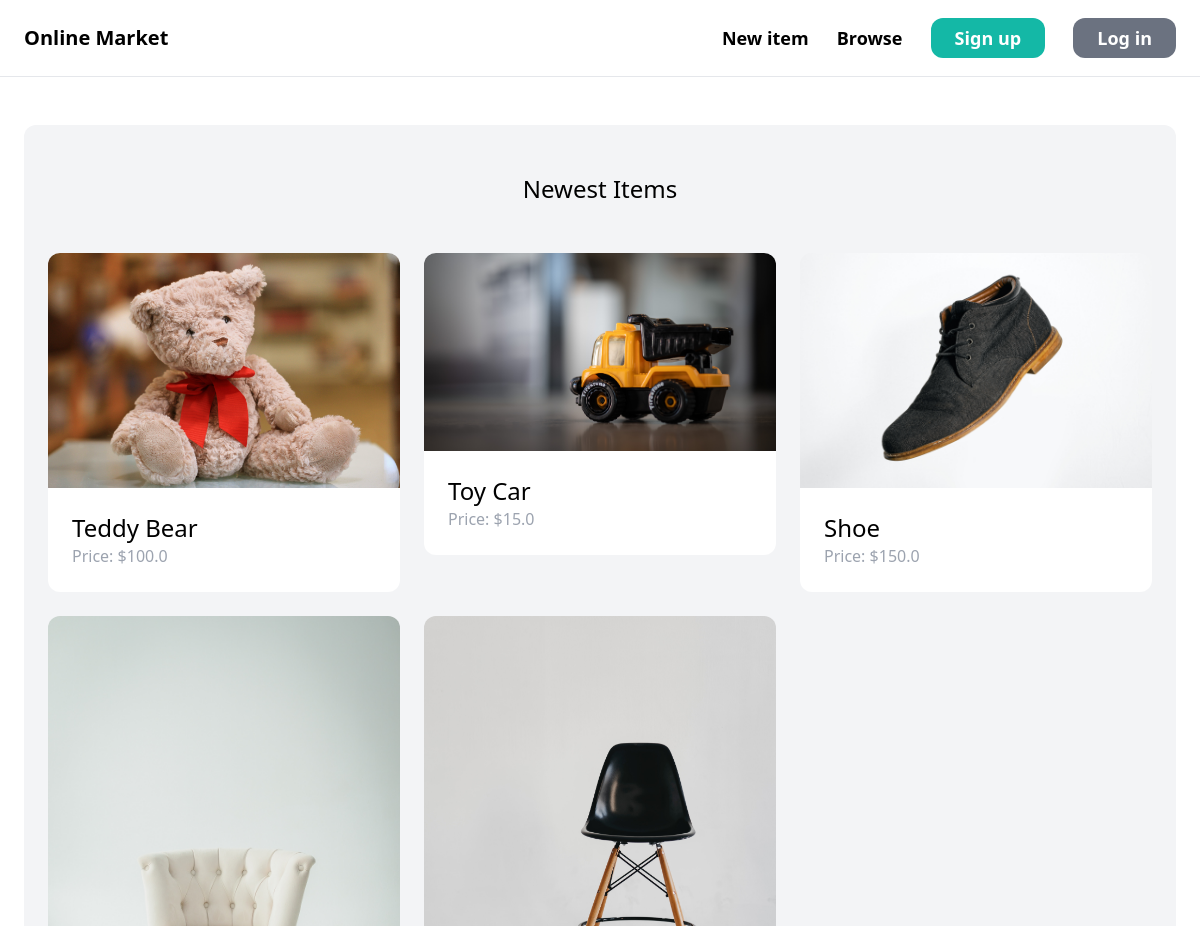
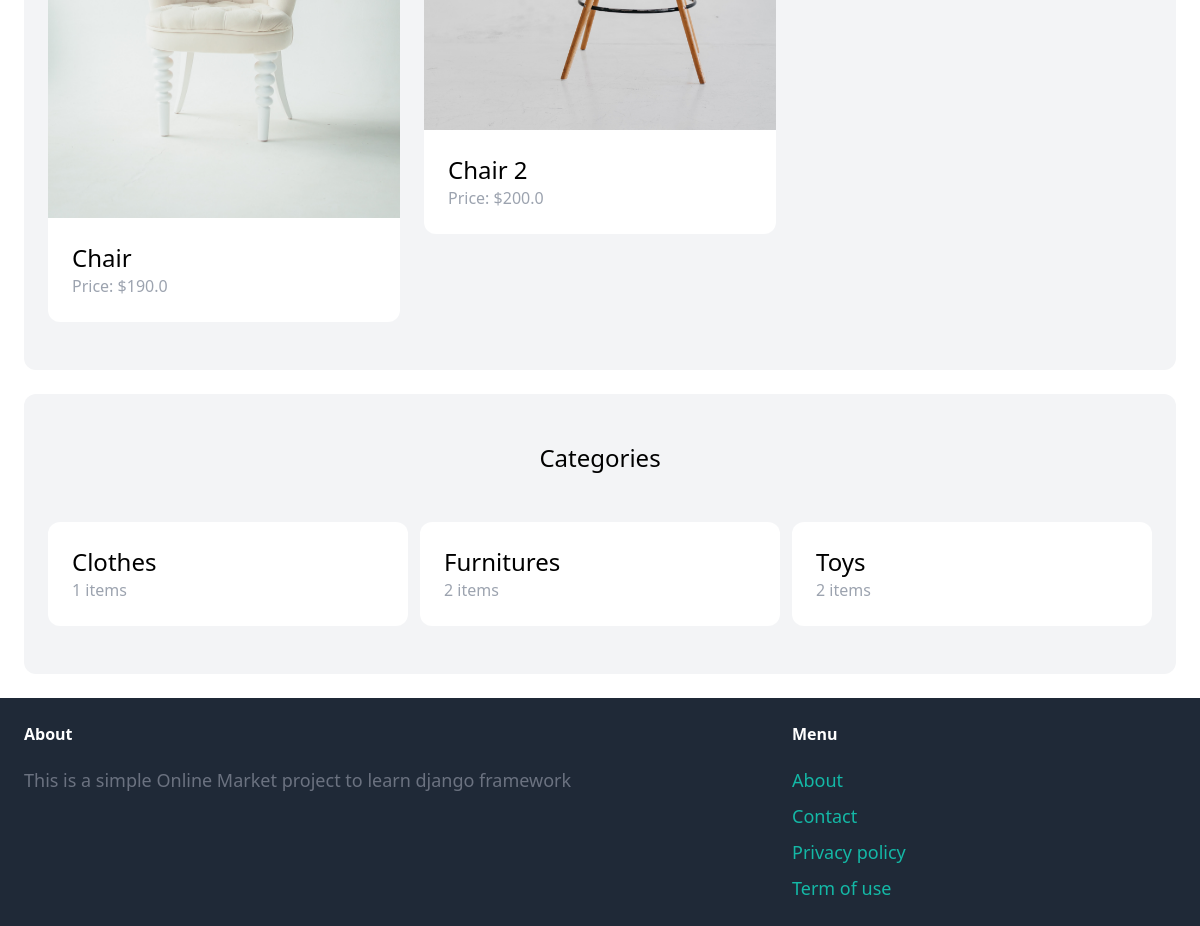
The page / on the database its author committed (2 pictures, top to bottom).
### item/models.py (models this page shows, shortened)
class Item(models.Model):
    category = models.ForeignKey(Category, related_name='items', on_delete=models.CASCADE)
    name = models.CharField(max_length=255)
    description = models.TextField(blank=True, null=True)
    price = models.FloatField()
    image = models.ImageField(upload_to='item_images',blank=True,null=True)
    is_sold = models.BooleanField(default=False)
    created_by = models.ForeignKey(User,related_name='items', on_delete=models.CASCADE)
    created_at = models.DateTimeField(auto_now_add=True)

class Category(models.Model):
    name = models.CharField(max_length=255)
    class Meta:
        ordering = ('name',)
        verbose_name_plural='Categories'#changes 'categorys'to'categories'

### core/views.py (the view)
# urls.py: path('', views.index),
def index(request):
    items = Item.objects.filter(is_sold=False)[0:6]  #this is an object
    categories = Category.objects.all()  #this is an object
    return render(request, 'core/index.html', {
        'category' : categories,
        'new_items' : items,
    })

### core/templates/core/index.html (shortened to what this page needs)
{% extends 'core/base.html' %}
{% block content %}
    <div class="mt-6 px-6 py-12 bg-gray-100 rounded-xl">
        <h2 class="mb-12 text-2xl text-center">Newest Items</h2>
        <div class="grid grid-cols-3 gap-6">
            {% for item2 in new_items %}
            <div>
                <a href="{% url 'item:product-detail' item2.id %}">
                    <div>
                        <img src="{{ item2.image.url }}" alt="image" class="rounded-t-xl">
                    </div>
                    <div class="p-6 bg-white rounded-b-xl">
                        <h2 class="text-2xl">{{ item2.name }}</h2>
                        <p class="text-gray-400">Price: ${{ item2.price }}</p>
                    </div>
                </a>
            </div>
            {% endfor %}
        </div>
    </div>
    <div class="mt-6 px-6 py-12 bg-gray-100 rounded-xl">
        <h2 class="mb-12 text-2xl text-center">Categories</h2>
        <div class="grid grid-cols-3 gap-3">
            {% for banana in category %}
            <div>
                <a href="#">
                    <div class="p-6 bg-white rounded-xl">
                        <h2 class="text-2xl">{{ banana.name }}</h2>
                        <p class="text-gray-400">{{ banana.items.count }} items</p>
                    </div>
                </a>
            </div>
            {% endfor %}
        </div>
    </div>
{% endblock %}

### rows shown on the page
Item: image (picture), name "Teddy Bear", price "100.0"
Item: image (picture), name "Toy Car", price "15.0"
Item: image (picture), name "Shoe", price "150.0"
Item: image (picture), name "Chair", price "190.0"
Item: image (picture), name "Chair 2", price "200.0"
Category: name "Clothes", items.count "1"
Category: name "Furnitures", items.count "2"
Category: name "Toys", items.count "2"
